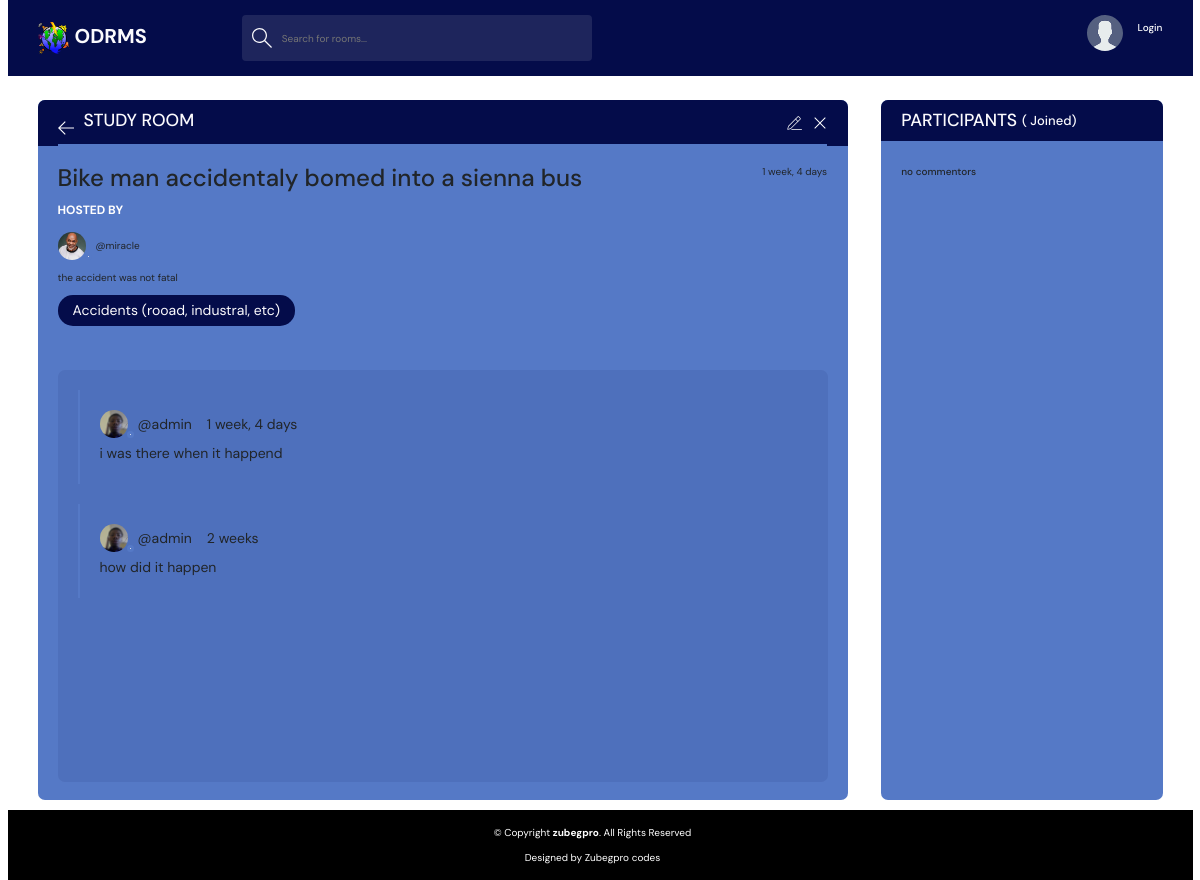
The app's page /report/14/, older data.
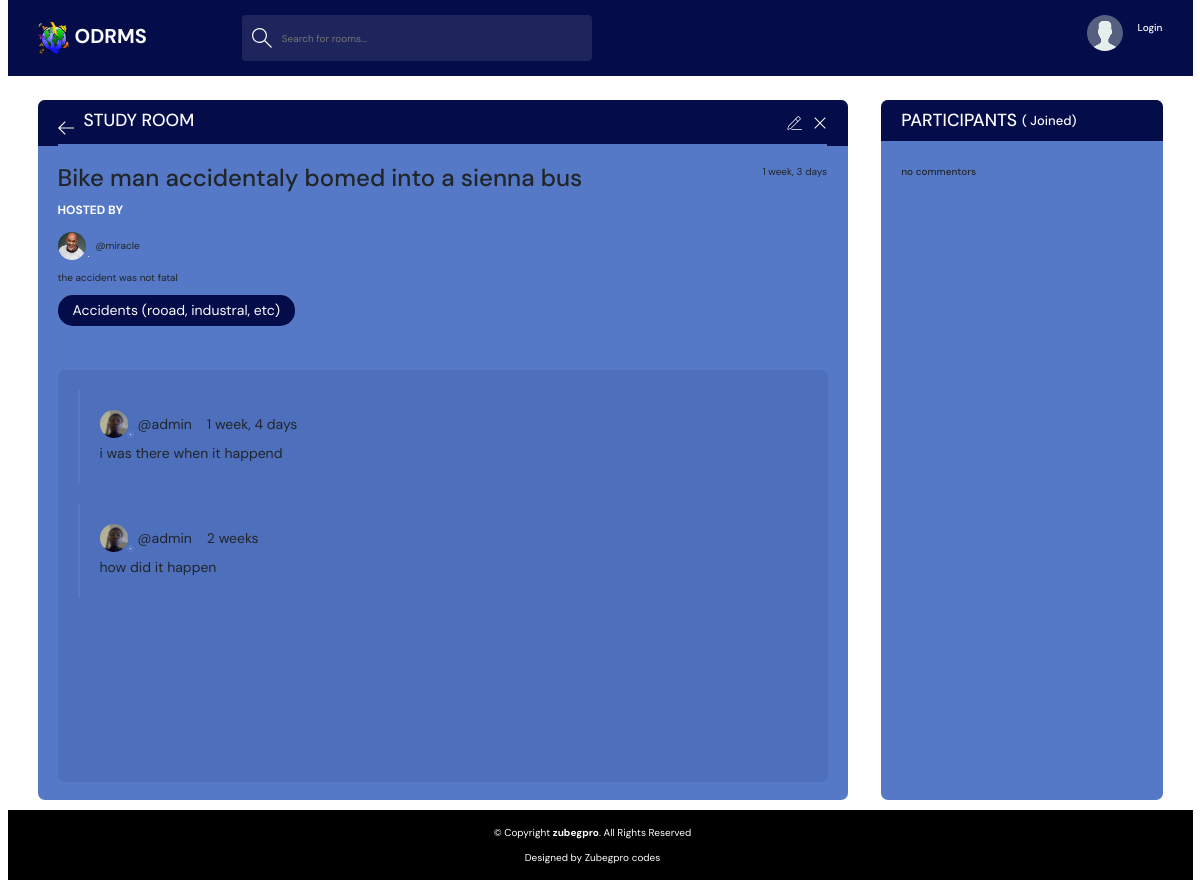
The same page, newer data.
### base/models.py (models this page shows, shortened)
class Report(models.Model):
    user = models.ForeignKey(CustomUser, related_name='reports', on_delete=models.SET_NULL, null=True, blank=True)
    topic = models.ForeignKey(Category, on_delete=models.SET_NULL, null=True)
    title = models.CharField(max_length=200, null=True)
    Rimg = models.ImageField(null=True, blank=True, upload_to='images/')
    description = models.TextField(null=False, blank=True)
    locate = models.CharField(max_length=250,null=False, blank=False)
    contributors = models.ManyToManyField(CustomUser, related_name = 'participants', blank=True )
    status = models.CharField(max_length=20, choices=[('unread', 'Unread'), ('in-progress','In-Progress'), ('successful', 'Successful')],
                              default='unread')
    updated = models.DateTimeField(auto_now=True)
    created = models.DateTimeField(auto_now_add=True)
    class Meta:
        ordering = ['updated', 'created']

class CustomUser(AbstractUser):
    email = models.EmailField(unique=True,)
    bio = models.TextField(blank=True)
    nin = models.CharField(max_length=11, null=True)
    phoneNo = models.CharField(max_length=11, null=True)
    address = models.CharField(max_length=250, null=True)
    avatar = models.ImageField(null=True, upload_to='images/', default='avatar.svg')
    updated = models.DateTimeField(auto_now=True)
    created= models.DateTimeField(auto_now_add=True)
    USERNAME_FIELD = 'email'
    REQUIRED_FIELDS = []
    class Meta:
        ordering = ['updated', 'created']

class Category(models.Model):
    name = models.TextField(max_length=200)

### base/views.py (the view, shortened to what this page needs)
# urls.py: path('report/<str:pk>/',views.report, name='report'),
def report(request, pk):
    form= Commentform()
    reports= Report.objects.filter(id=pk)
    report = Report.objects.get(id=pk)
    comentors = report.contributors.all()
    coments = Comments.objects.filter(report=report).order_by('-updated')
    context = {'reports': reports, 'coments':coments, 'commentform':form, 'comentors ':comentors, }
    return render(request, 'base/report.html',context)

### base/forms.py
class Commentform(forms.Form):
    coment_body = forms.CharField(max_length=45,)

### base/templates/base/report.html (shortened to what this page needs)
{% extends 'main.html' %}
{% block content %}
<main class="profile-page layout layout--2">
      <div class="container">
        <div class="room">
          <div class="room__top">
            <div class="room__topLeft">
              <a href="{% url 'home'%}">
                <svg version="1.1" xmlns="http://www.w3.org/2000/svg" width="32" height="32" viewBox="0 0 32 32">
                  <title>arrow-left</title>
                  <path
                    d="M13.723 2.286l-13.723 13.714 13.719 13.714 1.616-1.611-10.96-10.96h27.625v-2.286h-27.625l10.965-10.965-1.616-1.607z"
                  ></path>
                </svg>
              </a>
              <h3>Study Room</h3>
            </div>
 {% for report in reports %}
            <div class="room__topRight">
              <a href="Update room">
              </a>
              <a href="">
                <svg version="1.1" xmlns="http://www.w3.org/2000/svg" width="32" height="32" viewBox="0 0 32 32">
                  <title>remove</title>
                  <path
                    d="M27.314 6.019l-1.333-1.333-9.98 9.981-9.981-9.981-1.333 1.333 9.981 9.981-9.981 9.98 1.333 1.333 9.981-9.98 9.98 9.98 1.333-1.333-9.98-9.98 9.98-9.981z"
                  ></path>
                </svg>
              </a>
            </div>
          </div>
          <div class="room__box scroll">
            <div class="room__header scroll">
              <div class="room__info">
                <h3>{{report.title}}</h3>
                <span>{{report.updated|timesince}}</span>
              </div>
              <div class="room__hosted">
                <p>Hosted By</p>
                <a href="{%url 'user-profile' report.user.id %}" class="room__author">
                  <div class="avatar avatar--small">
                    <img src="{{report.user.avatar.url}}" />
                  </div>
                  <span>@{{report.user.username}}</span>
                </a>
              </div>
              <div class="room__details">
                {{report.description}}
              </div>
              <span class="room__topics">{{report.topic.name}}</span>
              {% endfor %}
            </div>
            <div class="room__conversation">
              <div class="threads scroll">
                {% for comment in coments %}
                <div class="thread">
                  <div class="thread__top">
                    <div class="thread__author">
                      <a href="{% url 'user-profile' comment.user.id%}" class="thread__authorInfo">
                        <div class="avatar avatar--small">
                          <img src="{{comment.user.avatar.url}}" />
                        </div>
                        <span>@{{comment.user.username}}</span>
                      </a>
                      <span class="thread__date">{{comment.created|timesince}}</span>
                    </div>
                  </div>
                  <div class="thread__details">
                    {{comment.body}}
                  </div>
                </div>
                {% endfor %}
              </div>
            </div>
          </div>
        </div>
        <div class="participants">
          <h3 class="participants__top">Participants <span>({{comentors.count}} Joined)</span></h3>
          <div class="participants__list scroll">
            {% if comentors %}
            {%for all_users in comentors%}
            <a href="{% url 'user-profile' all_users.id%}" class="participant">
              <div class="avatar avatar--medium">
                <img src="{{user.avatar.url}}" />
              </div>
              <p>
                {{all_users}}
                <span>@{{all_users}}</span>
              </p>
            </a>
            {%endfor%}
            {% else%}
            <div>
                <h6>no commentors</h6>
            </div>
            {% endif%}
          </div>
        </div>
      </div>
    </main>
{% endblock %}

Row changes from the older to the newer data that the page shows:
changed Report "Bike man accidentaly bomed into a sienna bus": updated "1 week, 4 days" → "1 week, 3 days"
